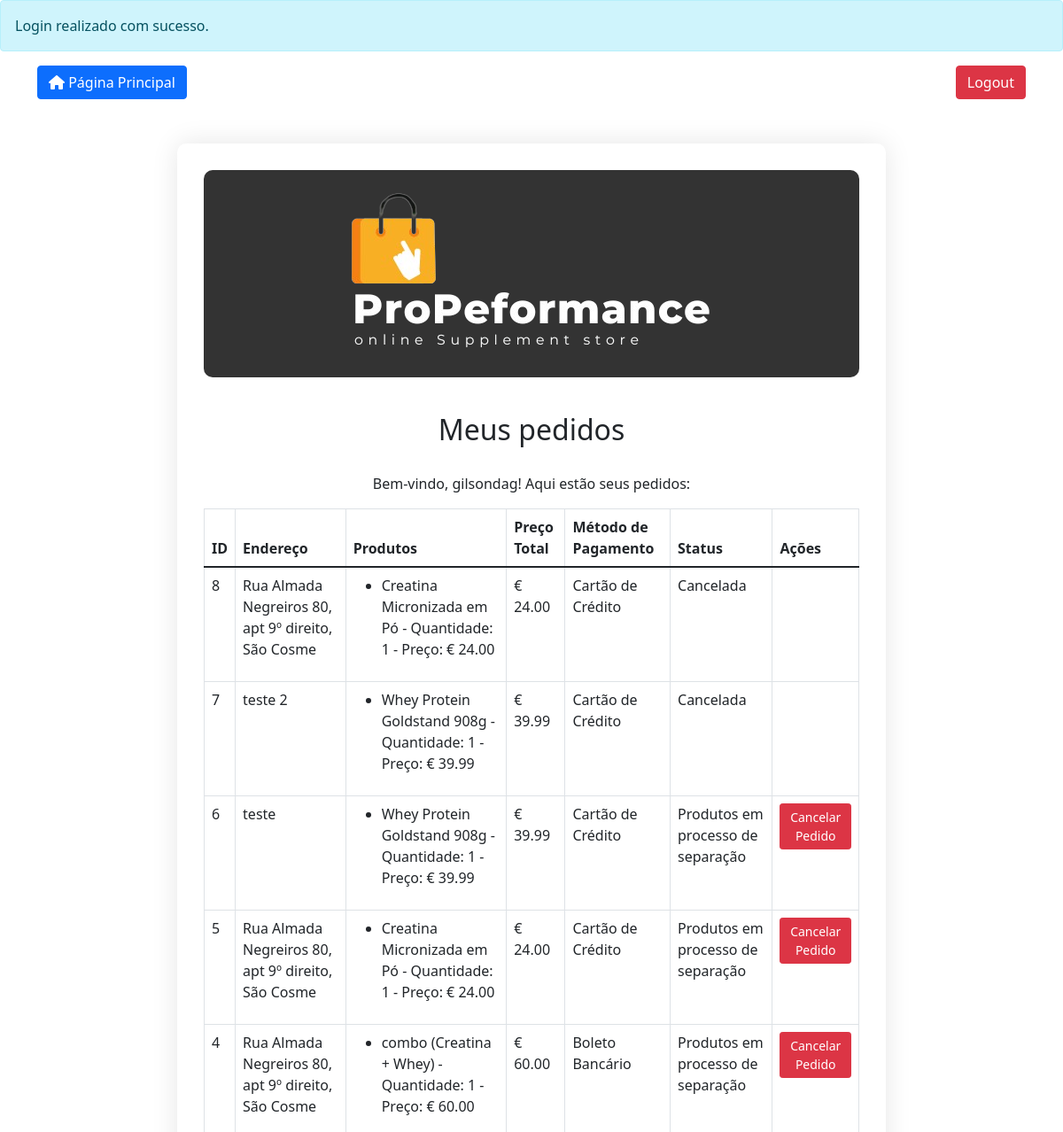
Before: /pedidos.php (signed in, upper part) with the older database file.
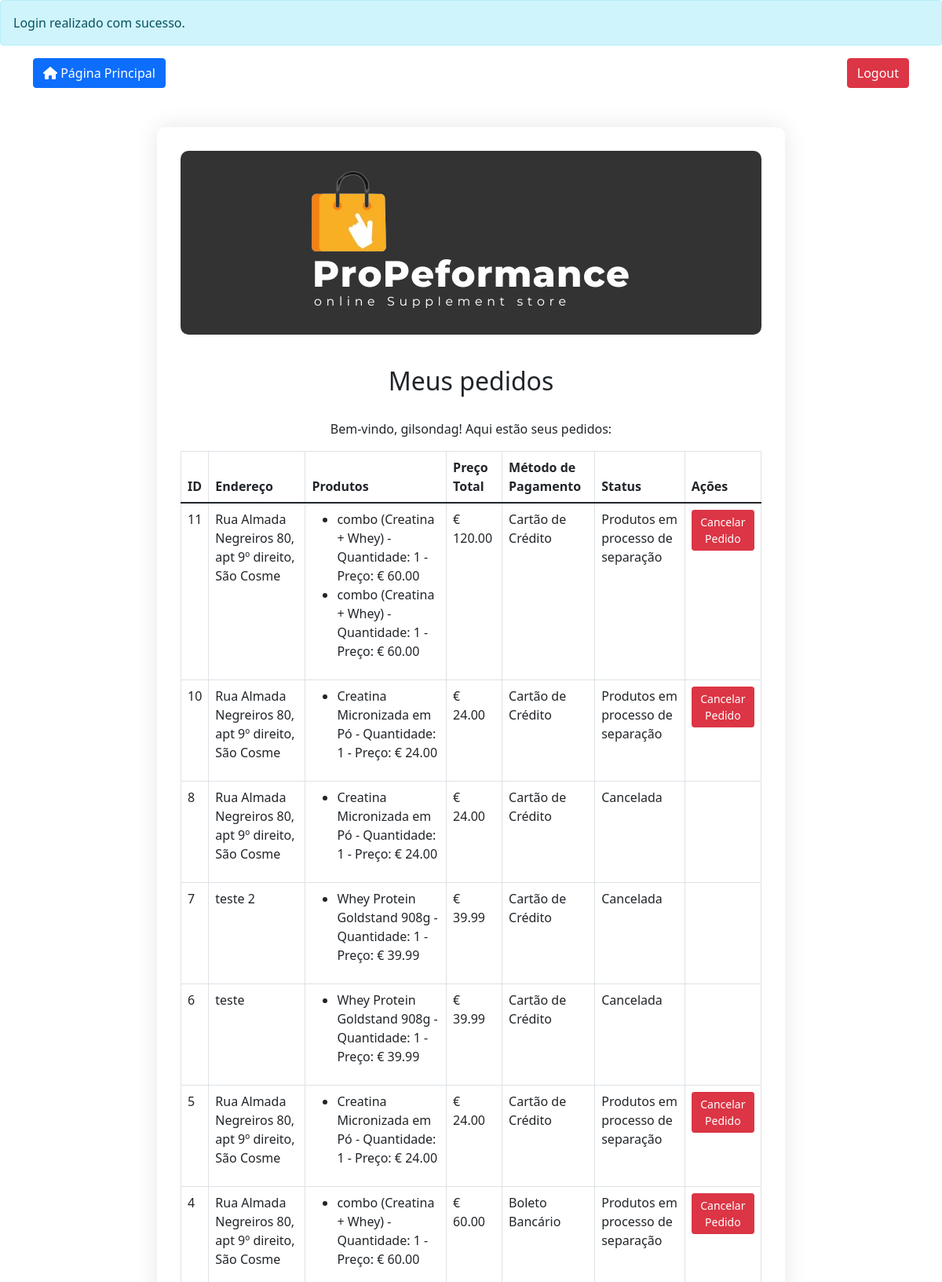
After: the same page with the newer database file.
### tables this page shows
CREATE TABLE `encomendas` (
  `id` int(11) NOT NULL AUTO_INCREMENT,
  `utilizador_id` int(11) NOT NULL,
  `nome` varchar(100) NOT NULL,
  `morada` text NOT NULL,
  `preco_total` decimal(10,2) NOT NULL,
  `data_encomenda` datetime DEFAULT current_timestamp(),
  `produtos` text DEFAULT NULL,
  `metodo_pagamento` text DEFAULT NULL,
  `status` varchar(50) DEFAULT 'Produtos em processo de separação',
  PRIMARY KEY (`id`),
  KEY `utilizador_id` (`utilizador_id`),
  CONSTRAINT `encomendas_ibfk_1` FOREIGN KEY (`utilizador_id`) REFERENCES `utilizadores` (`id`)
);

### pedidos.php (the view, shortened to what this page needs)
<?php
    $conn = new mysqli("localhost", "root", "nova_senha", "loja_suplementos");
    $utilizador_id = $_SESSION['user']['id'];
    $nome_utilizador = $_SESSION['user']['nome'];
    $sql = "SELECT * FROM encomendas WHERE utilizador_id = ? ORDER BY data_encomenda DESC";
    $stmt = $conn->prepare($sql);
    $stmt->bind_param('i', $utilizador_id);
    $stmt->execute();
    $results = $stmt->get_result();
?>
<!DOCTYPE html>
<html lang="pt">
<head>
    <link href="https://cdn.jsdelivr.net/npm/bootstrap@5.1.3/dist/css/bootstrap.min.css" rel="stylesheet">
</head>
<body>
    <?php
        if (isset($_SESSION['message'])) {
            echo "<div class='alert alert-info'>" . $_SESSION['message'] . "</div>";
        }
    ?>
    <div class="container mt-3">
        <div class="d-flex justify-content-between align-items-center">
            <a href="index.php" class="btn btn-primary"><i class="fas fa-home"></i> Página Principal</a>
            <a href="logout.php" class="btn btn-danger">Logout</a>
        </div>
    </div>
    <div class="container my-5">
        <div class="order-container">
            <div class="logo-container">
                <img src="imagem/logo/Logotipo.png" alt="Logo da ProPerformance">
            </div>
            <h2>Meus pedidos</h2>
            <p>Bem-vindo, <?php echo htmlspecialchars($nome_utilizador); ?>! Aqui estão seus pedidos:</p>
            <?php if ($results && $results->num_rows > 0): ?>
                <table class="table table-bordered">
                    <thead>
                        <tr>
                            <th>ID</th>
                            <th>Endereço</th>
                            <th>Produtos</th>
                            <th>Preço Total</th>
                            <th>Método de Pagamento</th>
                            <th>Status</th>
                            <th>Ações</th>
                        </tr>
                    </thead>
                    <tbody>
                        <?php while ($row = $results->fetch_assoc()): ?>
                            <tr>
                                <td><?php echo $row['id']; ?></td>
                                <td><?php echo $row['morada']; ?></td>
                                <td>
                                    <?php
                                    $produtos = json_decode($row["produtos"], true);
                                    if ($produtos) : ?>
                                    <ul class="product-list">
                                        <?php foreach($produtos as $produto): ?>
                                            <li><?php echo htmlspecialchars($produto['nome']); ?> - Quantidade: <?php echo $produto["quantidade"]; ?> - Preço: € <?php echo number_format($produto["preco"], 2); ?></li>
                                        <?php endforeach; ?>
                                    </ul>
                                    <?php else: ?>
                                        Nenhum produto encontrado.
                                    <?php endif; ?>
                                </td>
                                <td>€ <?php echo number_format($row['preco_total'], 2); ?></td>
                                <td><?php echo $row['metodo_pagamento']; ?></td>
                                <td><?php echo $row['status']; ?></td>
                                <td>
                                    <?php if ($row['status'] == 'Produtos em processo de separação'): ?>
                                        <a href="?cancel=<?php echo $row['id']; ?>" class="btn btn-danger btn-sm">Cancelar Pedido</a>
                                    <?php endif; ?>
                                </td>
                            </tr>
                        <?php endwhile; ?>
                    </tbody>
                </table>
            <?php else: ?>
                <p>Nenhum pedido encontrado.</p>
            <?php endif; ?>
        </div>
    </div>
</body>
</html>

### pedidos.php (style rules this page uses)
.order-container { max-width: 800px; margin: 50px auto; background-color: #ffffff; padding: 30px; border-radius: 10px; box-shadow: 0 0 30px rgba(0, 0, 0, 0.1); }
.order-container h2 { text-align: center; margin-bottom: 30px; }
.order-container p { text-align: center; }
.logo-container { background-color: #333; max-width: 800px; padding: 10px; border-radius: 10px; margin-bottom: 40px; text-align: center; }
.logo-container img { max-width: 100%; height: auto; }

Changed rows visible on the page:
added encomendas: id "11", morada "Rua Almada Negreiros 80, apt 9º direito, São Cosme", nome "combo (Creatina + Whey)", quantidade "1", preco "60.00", preco_total "120.00", metodo_pagamento "Cartão de Crédito", status "Produtos em processo de separação"
added encomendas: id "10", morada "Rua Almada Negreiros 80, apt 9º direito, São Cosme", nome "Creatina Micronizada em Pó", quantidade "1", preco "24.00", preco_total "24.00", metodo_pagamento "Cartão de Crédito", status "Produtos em processo de separação"
changed encomendas "teste": status "Produtos em processo de separação" → "Cancelada"; no longer shows "Cancelar Pedido"
